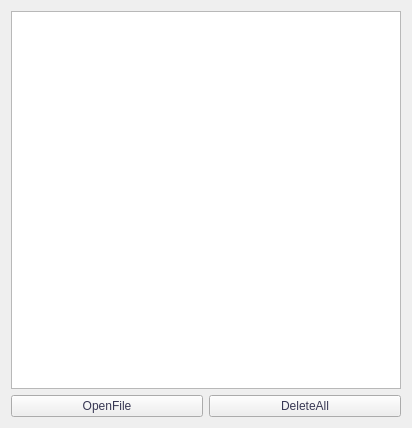
<?xml version="1.0" encoding="UTF-8"?>
<ui version="4.0">
 <class>Widget</class>
 <widget class="QWidget" name="Widget">
  <property name="geometry">
   <rect>
    <x>0</x>
    <y>0</y>
    <width>412</width>
    <height>428</height>
   </rect>
  </property>
  <property name="windowTitle">
   <string>Widget</string>
  </property>
  <layout class="QVBoxLayout" name="verticalLayout_2">
   <item>
    <layout class="QVBoxLayout" name="verticalLayout">
     <item>
      <widget class="QListWidget" name="listWidget">
       <property name="styleSheet">
        <string notr="true">background-image: url(:/imag/img/1.png);
color: rgb(170, 85, 255);
font: 63 italic 12pt &quot;Bookman Old Style&quot;;</string>
       </property>
      </widget>
     </item>
     <item>
      <layout class="QHBoxLayout" name="horizontalLayout">
       <item>
        <widget class="QPushButton" name="openbutton">
         <property name="styleSheet">
          <string notr="true">color: rgb(56, 56, 84);
font: 63 italic 12pt &quot;Bookman Old Style&quot;;</string>
         </property>
         <property name="text">
          <string>OpenFile</string>
         </property>
        </widget>
       </item>
       <item>
        <widget class="QPushButton" name="deletebutton">
         <property name="styleSheet">
          <string notr="true">color: rgb(56, 56, 84);
font: 63 italic 12pt &quot;Bookman Old Style&quot;;</string>
         </property>
         <property name="text">
          <string>DeleteAll</string>
         </property>
        </widget>
       </item>
      </layout>
     </item>
    </layout>
   </item>
  </layout>
 </widget>
 <layoutdefault spacing="6" margin="11"/>
 <resources/>
 <connections/>
</ui>
